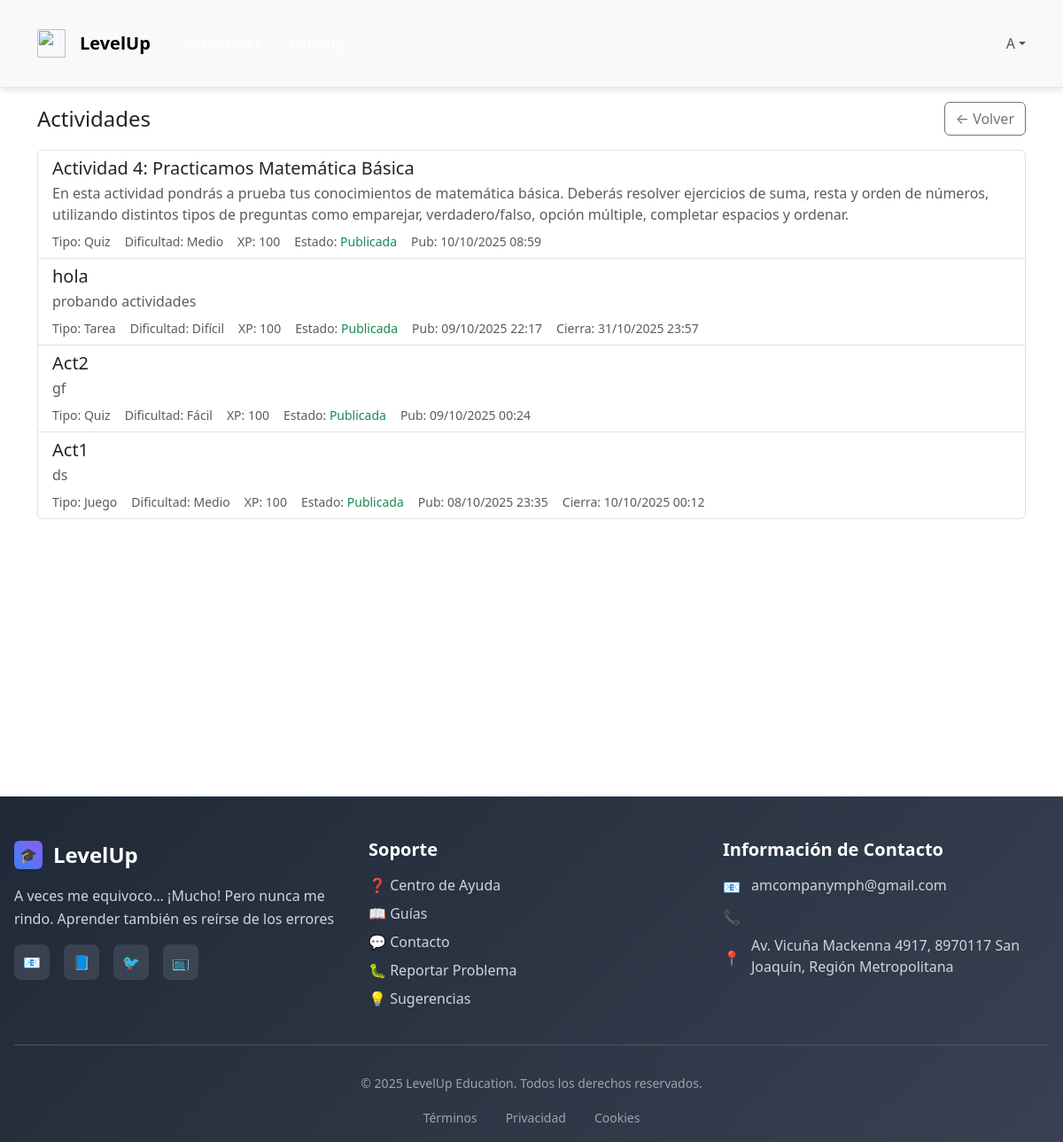
Before: /actividades/ (signed in) with the older database file.
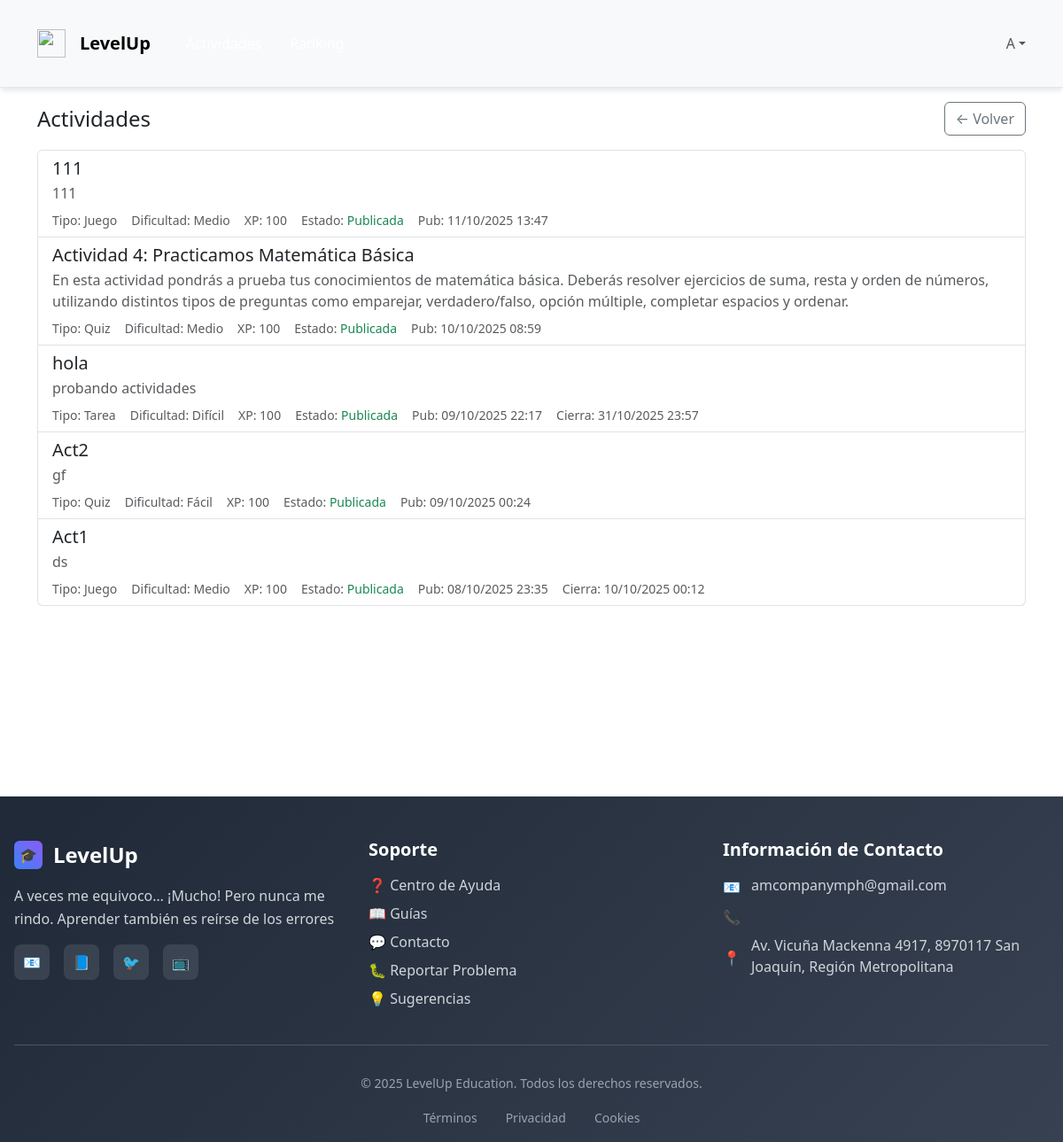
After: the same page with the newer database file.
### LevelUp/models.py (models this page shows, shortened)
class Actividad(models.Model):
    class Tipo(models.TextChoices):
        QUIZ = "quiz", "Quiz"
        JUEGO = "juego", "Juego"
        VIDEO = "video", "Video"
        TAREA = "tarea", "Tarea"
    class Dificultad(models.IntegerChoices):
        FACIL = 1, "Fácil"
        MEDIO = 2, "Medio"
        DIFICIL = 3, "Difícil"
    titulo = models.CharField(max_length=150)
    descripcion = models.TextField()
    tipo = models.CharField(max_length=20, choices=Tipo.choices)
    dificultad = models.IntegerField(
        choices=Dificultad.choices,
        default=Dificultad.MEDIO,
        validators=[MinValueValidator(1), MaxValueValidator(3)]
    )
    recurso = models.ForeignKey(Recurso, on_delete=models.SET_NULL, null=True, blank=True)
    recompensa = models.ForeignKey(Recompensa, on_delete=models.SET_NULL, null=True, blank=True)
    docente = models.ForeignKey(
        Docente, on_delete=models.SET_NULL, null=True, blank=True, related_name="actividades_creadas"
    )
    es_publicada = models.BooleanField(default=False)
    fecha_publicacion = models.DateTimeField(null=True, blank=True)
    fecha_cierre = models.DateTimeField(null=True, blank=True)
    xp_total = models.PositiveIntegerField(default=100, help_text="XP base proporcional al puntaje obtenido")
    intentos_max = models.PositiveSmallIntegerField(
        default=1,
        validators=[MinValueValidator(1), MaxValueValidator(20)],
        help_text="Número máximo de intentos por estudiante (1–20)."
    )
    estudiantes = models.ManyToManyField(
        'Estudiante', through='AsignacionActividad', related_name='actividades', blank=True
    )

### LevelUp/views.py (the view)
# urls.py: path("actividades/", views.actividades_view, name="actividades"),
@login_required
def actividades_view(request):
    actividades = Actividad.objects.all().order_by("-id")[:20]
    return render(request, "LevelUp/actividades/lista.html", {"actividades": actividades})

### LevelUp/templates/LevelUp/actividades/lista.html (shortened to what this page needs)
{% extends "LevelUp/base.html" %}
{% block content %}
<main class="min-h-screen">
  <div class="container py-3">
    <div class="d-flex justify-content-between align-items-center mb-3">
      <h1 class="h4 m-0">Actividades</h1>
      <a href="{% url 'home' %}" class="btn btn-outline-secondary">← Volver</a>
    </div>
    <div class="list-group">
      {% for act in actividades %}
      <div class="list-group-item">
        <div class="d-flex justify-content-between align-items-start gap-3">
          <div class="flex-grow-1">
            <h5 class="mb-1">{{ act.titulo|default:"Actividad sin título" }}</h5>
            <p class="text-muted mb-2">{{ act.descripcion|default:"Sin descripción" }}</p>
            <div class="small text-muted d-flex flex-wrap gap-3">
              <span>Tipo: {{ act.get_tipo_display }}</span>
              <span>Dificultad: {{ act.get_dificultad_display|default:act.dificultad }}</span>
              <span>XP: {{ act.xp_total|default:0 }}</span>
              <span>
                Estado:
                {% if act.es_publicada %}
                <span class="text-success">Publicada</span>
                {% else %}
                <span class="text-secondary">Borrador</span>
                {% endif %}
              </span>
              {% if act.fecha_publicacion %}<span>Pub: {{ act.fecha_publicacion|date:"d/m/Y H:i" }}</span>{% endif %}
              {% if act.fecha_cierre %}<span>Cierra: {{ act.fecha_cierre|date:"d/m/Y H:i" }}</span>{% endif %}
            </div>
          </div>
        </div>
      </div>
      {% empty %}
      <div class="alert alert-info">No hay actividades disponibles.</div>
      {% endfor %}
    </div>
  </div>
</main>
{% endblock %}

Changed rows visible on the page:
added Actividad: titulo "111", descripcion "111", tipo "Juego", dificultad "Medio", xp_total "100", es_publicada "Publicada", fecha_publicacion "11/10/2025 13:47"
